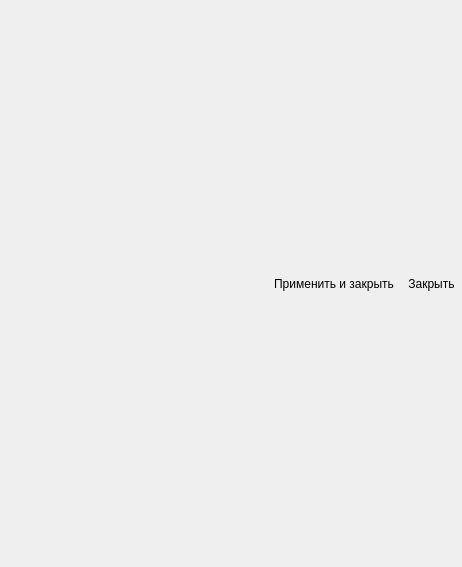
<?xml version="1.0" encoding="UTF-8"?>
<ui version="4.0">
 <class>DialogWrapper</class>
 <widget class="QDialog" name="DialogWrapper">
  <property name="geometry">
   <rect>
    <x>0</x>
    <y>0</y>
    <width>462</width>
    <height>567</height>
   </rect>
  </property>
  <property name="windowTitle">
   <string>Dialog</string>
  </property>
  <layout class="QVBoxLayout" name="verticalLayout_2">
   <property name="spacing">
    <number>0</number>
   </property>
   <property name="leftMargin">
    <number>0</number>
   </property>
   <property name="topMargin">
    <number>0</number>
   </property>
   <property name="rightMargin">
    <number>0</number>
   </property>
   <property name="bottomMargin">
    <number>0</number>
   </property>
   <item>
    <layout class="QVBoxLayout" name="verticalLayout"/>
   </item>
   <item>
    <layout class="QHBoxLayout" name="horizontalLayout">
     <item>
      <spacer name="horizontalSpacer">
       <property name="orientation">
        <enum>Qt::Horizontal</enum>
       </property>
       <property name="sizeHint" stdset="0">
        <size>
         <width>40</width>
         <height>20</height>
        </size>
       </property>
      </spacer>
     </item>
     <item>
      <widget class="QToolButton" name="applyBtn">
       <property name="toolTip">
        <string>Применить и закрыть</string>
       </property>
       <property name="text">
        <string>Применить и закрыть</string>
       </property>
       <property name="iconSize">
        <size>
         <width>32</width>
         <height>32</height>
        </size>
       </property>
       <property name="autoRaise">
        <bool>true</bool>
       </property>
      </widget>
     </item>
     <item>
      <widget class="QToolButton" name="closeBtn">
       <property name="toolTip">
        <string>Закрыть</string>
       </property>
       <property name="text">
        <string>Закрыть</string>
       </property>
       <property name="iconSize">
        <size>
         <width>32</width>
         <height>32</height>
        </size>
       </property>
       <property name="autoRaise">
        <bool>true</bool>
       </property>
      </widget>
     </item>
    </layout>
   </item>
  </layout>
 </widget>
 <resources/>
 <connections/>
</ui>
